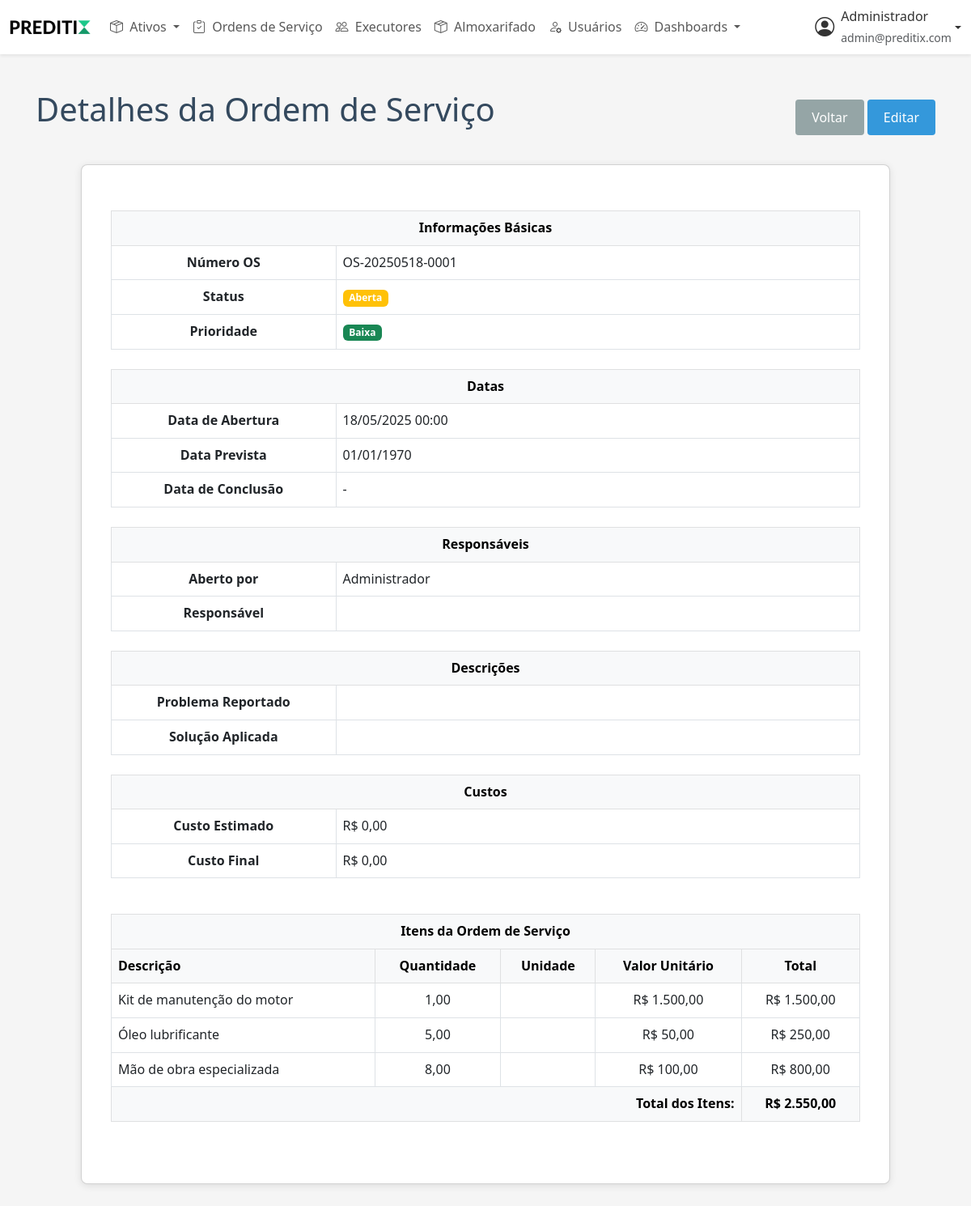
Screenshot of /arquivos_obsoletos/detalhes_ordem_servico.php?id=1 (signed in) with the database file from the repository.
### tables this page shows
CREATE TABLE IF NOT EXISTS `ordens_servico` (
  `id` int NOT NULL AUTO_INCREMENT,
  `numero_os` varchar(20) NOT NULL,
  `tipo_equipamento` enum('embarcacao','veiculo','implemento','tanque') NOT NULL,
  `equipamento_id` int NOT NULL,
  `data_abertura` datetime NOT NULL,
  `data_prevista` datetime DEFAULT NULL,
  `data_conclusao` datetime DEFAULT NULL,
  `odometro` decimal(10,2) DEFAULT NULL,
  `tipo_manutencao` enum('preventiva','corretiva','preditiva') NOT NULL,
  `sistemas_afetados` json DEFAULT NULL,
  `sintomas_detectados` json DEFAULT NULL,
  `causas_defeitos` json DEFAULT NULL,
  `tipo_intervencao` json DEFAULT NULL,
  `acoes_realizadas` json DEFAULT NULL,
  `observacoes` text,
  `mantenedores` text,
  `materiais_utilizados` text,
  `status` enum('aberta','em_andamento','concluida','cancelada') DEFAULT 'aberta',
  `prioridade` enum('baixa','media','alta','urgente') DEFAULT 'media',
  `usuario_abertura_id` int NOT NULL,
  `usuario_conclusao_id` int DEFAULT NULL,
  `usuario_responsavel_id` int DEFAULT NULL,
  `created_at` timestamp NULL DEFAULT CURRENT_TIMESTAMP,
  `updated_at` timestamp NULL DEFAULT CURRENT_TIMESTAMP ON UPDATE CURRENT_TIMESTAMP,
  PRIMARY KEY (`id`),
  UNIQUE KEY `numero_os` (`numero_os`),
  KEY `idx_tipo_equipamento` (`tipo_equipamento`),
  KEY `idx_equipamento_id` (`equipamento_id`),
  KEY `idx_status` (`status`),
  KEY `idx_data_abertura` (`data_abertura`)
);

CREATE TABLE IF NOT EXISTS `usuarios` (
  `id` int NOT NULL AUTO_INCREMENT,
  `nome` varchar(100) NOT NULL,
  `email` varchar(100) NOT NULL,
  `senha` varchar(255) NOT NULL,
  `nivel_acesso` enum('gestor','responsavel') DEFAULT 'responsavel',
  `data_criacao` timestamp NULL DEFAULT CURRENT_TIMESTAMP,
  `data_atualizacao` timestamp NULL DEFAULT CURRENT_TIMESTAMP ON UPDATE CURRENT_TIMESTAMP,
  PRIMARY KEY (`id`),
  UNIQUE KEY `email` (`email`)
);

CREATE TABLE IF NOT EXISTS `itens_ordem_servico` (
  `id` int NOT NULL AUTO_INCREMENT,
  `ordem_servico_id` int NOT NULL,
  `almoxarifado_item_id` int DEFAULT NULL,
  `descricao` text NOT NULL,
  `quantidade` decimal(10,2) NOT NULL,
  `valor_unitario` decimal(10,2) NOT NULL,
  `data_criacao` timestamp NULL DEFAULT CURRENT_TIMESTAMP,
  `data_atualizacao` timestamp NULL DEFAULT CURRENT_TIMESTAMP ON UPDATE CURRENT_TIMESTAMP,
  PRIMARY KEY (`id`),
  KEY `ordem_servico_id` (`ordem_servico_id`),
  KEY `almoxarifado_item_id` (`almoxarifado_item_id`)
);

### classes/OrdemServico.php (called while the page is built, shortened)
<?php
require_once __DIR__ . '/Database.php';
class OrdemServico
{
    private $db;
    public function __construct()
    {
        $this->db = new Database();
    }
    public function buscarPorId($id)
    {
        $sql = "SELECT os.*,
                u1.nome as usuario_abertura_nome,
                u2.nome as usuario_responsavel_nome
                FROM ordens_servico os
                LEFT JOIN usuarios u1 ON os.usuario_abertura_id = u1.id
                LEFT JOIN usuarios u2 ON os.usuario_responsavel_id = u2.id
                WHERE os.id = :id";
        $result = $this->db->query($sql, [':id' => $id]);
        return $result ? $result[0] : null;
    }
    public function listarItens($ordem_servico_id)
    {
        $sql = "SELECT * FROM itens_ordem_servico
                WHERE ordem_servico_id = :ordem_servico_id
                ORDER BY id";
        return $this->db->query($sql, [':ordem_servico_id' => $ordem_servico_id]);
    }
}

### classes/Database.php (called while the page is built, shortened)
<?php
class Database {
    private $pdo;
    public function __construct() {
        try {
            $this->pdo = new PDO(
                "mysql:host=" . DB_HOST . ";dbname=" . DB_NAME . ";charset=utf8",
                DB_USER,
                DB_PASS,
                [
                    PDO::ATTR_ERRMODE => PDO::ERRMODE_EXCEPTION,
                    PDO::ATTR_DEFAULT_FETCH_MODE => PDO::FETCH_ASSOC,
                    PDO::ATTR_EMULATE_PREPARES => false
                ]
            );
        } catch (PDOException $e) {
            error_log("Erro na conexão com o banco de dados: " . $e->getMessage());
            throw new Exception("Não foi possível conectar ao banco de dados. Por favor, tente novamente mais tarde.");
        }
    }
    public function query($sql, $params = []) {
        try {
            $stmt = $this->pdo->prepare($sql);
            $stmt->execute($params);
            $result = $stmt->fetchAll(PDO::FETCH_ASSOC);
            return is_array($result) ? $result : [];
        } catch (PDOException $e) {
            error_log("Erro na consulta SQL: " . $e->getMessage() . "\nSQL: " . $sql . "\nParâmetros: " . print_r($params, true));
            throw new Exception("Erro ao buscar dados. Por favor, tente novamente mais tarde.");
        }
    }
}

### arquivos_obsoletos/detalhes_ordem_servico.php (the view, shortened to what this page needs)
<?php
require_once 'includes/auth.php';
require_once 'classes/OrdemServico.php';
$ordem = new OrdemServico();
$id = $_GET['id'] ?? null;
$dados = $ordem->buscarPorId($id);
$itens = $ordem->listarItens($id);
require_once 'includes/header.php';
?>
<div class="container">
    <div class="d-flex justify-content-between align-items-center mb-4">
        <h1>Detalhes da Ordem de Serviço</h1>
        <div>
            <a href="ordens_servico/ordens_servico.php" class="btn btn-secondary">Voltar</a>
            <a href="form_ordem_servico.php?id=<?php echo $id; ?>" class="btn btn-primary">Editar</a>
        </div>
    </div>
    <div class="card mx-auto" style="max-width: 1000px;">
        <div class="card-body">
            <div class="row">
                <div class="col-md-12">
                    <table class="table table-bordered mb-4">
                        <thead class="table-light">
                            <tr>
                                <th colspan="2" class="text-center">Informações Básicas</th>
                            </tr>
                        </thead>
                        <tbody>
                            <tr>
                                <th class="text-center" style="width: 30%;">Número OS</th>
                                <td><?php echo htmlspecialchars($dados['numero_os'] ?? ''); ?></td>
                            </tr>
                            <tr>
                                <th class="text-center">Status</th>
                                <td>
                                    <span class="badge bg-<?php
                                        echo match($dados['status']) {
                                            'aberta' => 'warning',
                                            'em_andamento' => 'info',
                                            'concluida' => 'success',
                                            'cancelada' => 'danger',
                                            default => 'secondary'
                                        };
                                    ?>">
                                        <?php echo ucfirst($dados['status'] ?? ''); ?>
                                    </span>
                                </td>
                            </tr>
                            <tr>
                                <th class="text-center">Prioridade</th>
                                <td>
                                    <span class="badge bg-<?php
                                        echo match($dados['prioridade']) {
                                            'baixa' => 'success',
                                            'media' => 'warning',
                                            'alta' => 'danger',
                                            default => 'secondary'
                                        };
                                    ?>">
                                        <?php echo ucfirst($dados['prioridade'] ?? ''); ?>
                                    </span>
                                </td>
                            </tr>
                        </tbody>
                    </table>
                    <table class="table table-bordered mb-4">
                        <thead class="table-light">
                            <tr>
                                <th colspan="2" class="text-center">Datas</th>
                            </tr>
                        </thead>
                        <tbody>
                            <tr>
                                <th class="text-center" style="width: 30%;">Data de Abertura</th>
                                <td><?php echo date('d/m/Y H:i', strtotime($dados['data_abertura'] ?? '')); ?></td>
                            </tr>
                            <tr>
                                <th class="text-center">Data Prevista</th>
                                <td><?php echo date('d/m/Y', strtotime($dados['data_prevista'] ?? '')); ?></td>
                            </tr>
                            <tr>
                                <th class="text-center">Data de Conclusão</th>
                                <td><?php echo $dados['data_conclusao'] ? date('d/m/Y', strtotime($dados['data_conclusao'])) : '-'; ?></td>
                            </tr>
                        </tbody>
                    </table>
                    <table class="table table-bordered mb-4">
                        <thead class="table-light">
                            <tr>
                                <th colspan="2" class="text-center">Responsáveis</th>
                            </tr>
                        </thead>
                        <tbody>
                            <tr>
                                <th class="text-center" style="width: 30%;">Aberto por</th>
                                <td><?php echo htmlspecialchars($dados['usuario_abertura_nome'] ?? ''); ?></td>
                            </tr>
                            <tr>
                                <th class="text-center">Responsável</th>
                                <td><?php echo htmlspecialchars($dados['usuario_responsavel_nome'] ?? ''); ?></td>
                            </tr>
                        </tbody>
                    </table>
                    <table class="table table-bordered mb-4">
                        <thead class="table-light">
                            <tr>
                                <th colspan="2" class="text-center">Descrições</th>
                            </tr>
                        </thead>
                        <tbody>
                            <tr>
                                <th class="text-center" style="width: 30%;">Problema Reportado</th>
                                <td><?php echo nl2br(htmlspecialchars($dados['descricao_problema'] ?? '')); ?></td>
                            </tr>
                            <tr>
                                <th class="text-center">Solução Aplicada</th>
                                <td><?php echo nl2br(htmlspecialchars($dados['descricao_solucao'] ?? '')); ?></td>
                            </tr>
                        </tbody>
                    </table>
                    <table class="table table-bordered mb-4">
                        <thead class="table-light">
                            <tr>
                                <th colspan="2" class="text-center">Custos</th>
                            </tr>
                        </thead>
                        <tbody>
                            <tr>
                                <th class="text-center" style="width: 30%;">Custo Estimado</th>
                                <td>R$ <?php echo number_format($dados['custo_estimado'] ?? 0, 2, ',', '.'); ?></td>
                            </tr>
                            <tr>
                                <th class="text-center">Custo Final</th>
                                <td>R$ <?php echo number_format($dados['custo_final'] ?? 0, 2, ',', '.'); ?></td>
                            </tr>
                        </tbody>
                    </table>
                    <?php if (!empty($itens)): ?>
                    <div class="table-responsive mb-4">
                        <table class="table table-bordered">
                            <thead class="table-light">
                                <tr>
                                    <th colspan="5" class="text-center">Itens da Ordem de Serviço</th>
                                </tr>
                                <tr>
                                    <th>Descrição</th>
                                    <th class="text-center">Quantidade</th>
                                    <th class="text-center">Unidade</th>
                                    <th class="text-center">Valor Unitário</th>
                                    <th class="text-center">Total</th>
                                </tr>
                            </thead>
                            <tbody>
                                <?php
                                $total = 0;
                                foreach ($itens as $item):
                                    $subtotal = $item['quantidade'] * $item['valor_unitario'];
                                    $total += $subtotal;
                                ?>
                                <tr>
                                    <td><?php echo htmlspecialchars($item['descricao']); ?></td>
                                    <td class="text-center"><?php echo number_format($item['quantidade'], 2, ',', '.'); ?></td>
                                    <td class="text-center"><?php echo htmlspecialchars($item['unidade']); ?></td>
                                    <td class="text-center">R$ <?php echo number_format($item['valor_unitario'], 2, ',', '.'); ?></td>
                                    <td class="text-center">R$ <?php echo number_format($subtotal, 2, ',', '.'); ?></td>
                                </tr>
                                <?php endforeach; ?>
                                <tr class="table-light">
                                    <th colspan="4" class="text-end">Total dos Itens:</th>
                                    <th class="text-center">R$ <?php echo number_format($total, 2, ',', '.'); ?></th>
                                </tr>
                            </tbody>
                        </table>
                    </div>
                    <?php endif; ?>
                </div>
            </div>
        </div>
    </div>
</div>

### assets/css/style.css (style rules this page uses)
:root { --primary-color: #3498db; --secondary-color: #2ecc71; --danger-color: #e74c3c; --warning-color: #f39c12; --light-color: #ecf0f1; --dark-color: #34495e; --white: #ffffff; --gray: #95a5a6; }
* { margin: 0; padding: 0; box-sizing: border-box; font-family: 'Segoe UI', Tahoma, Geneva, Verdana, sans-serif; }
body { background-color: #f5f5f5; color: #333; line-height: 1.6; }
.container { max-width: 1200px; margin: 0 auto; padding: 20px; }
.card { background-color: var(--white); border-radius: 8px; box-shadow: 0 2px 10px rgba(0, 0, 0, 0.1); padding: 20px; margin-bottom: 20px; }
h1, h2, h3, h4, h5, h6 { margin-bottom: 20px; color: var(--dark-color); }
.btn { display: inline-block; padding: 10px 20px; background-color: var(--primary-color); color: white; border: none; border-radius: 4px; cursor: pointer; text-decoration: none; font-size: 16px; transition: background-color 0.3s; }
.btn-primary { background-color: var(--primary-color); }
.btn-secondary { background-color: var(--gray); }
table { width: 100%; border-collapse: collapse; margin-top: 20px; }
th, td { padding: 12px 15px; text-align: left; border-bottom: 1px solid #ddd; }
th { background-color: var(--primary-color); color: white; }

### includes/header.php (style rules this page uses)
.table-responsive { overflow-x: hidden; }
.card-body { padding: 1rem; }

### rows the page displays
ordens_servico: numero_os "OS-20250518-0001", status "Aberta", prioridade "Baixa", data_abertura "18/05/2025 00:00", data_prevista "01/01/1970", usuarios.nome "Administrador"
itens_ordem_servico: descricao "Kit de manutenção do motor", quantidade "1,00", valor_unitario "1.500,00", subtotal "1.500,00"
itens_ordem_servico: descricao "Óleo lubrificante", quantidade "5,00", valor_unitario "50,00", subtotal "250,00"
itens_ordem_servico: descricao "Mão de obra especializada", quantidade "8,00", valor_unitario "100,00", subtotal "800,00"

### other values shown
$_SESSION['usuario_nome'] "Administrador"
$_SESSION['usuario_email'] "admin@preditix.com"
$dados['custo_estimado'] "0,00"
$dados['custo_final'] "0,00"
$total "2.550,00"
